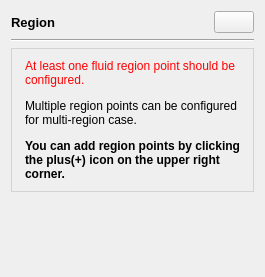
             <widget class="QWidget" name="regionPage">
              <layout class="QVBoxLayout" name="verticalLayout_26">
               <item>
                <widget class="QWidget" name="widget_33" native="true">
                 <layout class="QHBoxLayout" name="horizontalLayout_18">
                  <property name="leftMargin">
                   <number>0</number>
                  </property>
                  <property name="topMargin">
                   <number>0</number>
                  </property>
                  <property name="rightMargin">
                   <number>0</number>
                  </property>
                  <property name="bottomMargin">
                   <number>0</number>
                  </property>
                  <item>
                   <widget class="QLabel" name="label_38">
                    <property name="sizePolicy">
                     <sizepolicy hsizetype="Expanding" vsizetype="Preferred">
                      <horstretch>0</horstretch>
                      <verstretch>0</verstretch>
                     </sizepolicy>
                    </property>
                    <property name="font">
                     <font>
                      <pointsize>10</pointsize>
                      <bold>true</bold>
                     </font>
                    </property>
                    <property name="text">
                     <string>Region</string>
                    </property>
                   </widget>
                  </item>
                  <item>
                   <widget class="FlatPushButton" name="regionAdd">
                    <property name="text">
                     <string/>
                    </property>
                    <property name="icon">
                     <iconset resource="../../../resource.qrc">
                      <normaloff>:/icons/add-circle-outline.svg</normaloff>:/icons/add-circle-outline.svg</iconset>
                    </property>
                   </widget>
                  </item>
                 </layout>
                </widget>
               </item>
               <item>
                <widget class="Line" name="line_12">
                 <property name="orientation">
                  <enum>Qt::Horizontal</enum>
                 </property>
                </widget>
               </item>
               <item>
                <widget class="QLabel" name="regionEmptyMessage">
                 <property name="styleSheet">
                  <string notr="true">padding: 10px; border: 1px solid LightGrey</string>
                 </property>
                 <property name="frameShape">
                  <enum>QFrame::NoFrame</enum>
                 </property>
                 <property name="text">
                  <string>&lt;html&gt;&lt;head/&gt;&lt;body&gt;&lt;p style=&quot; color:#ff0000;&quot;&gt;At least one fluid region point should be configured.&lt;/p&gt;&lt;p&gt;Multiple region points can be configured for multi-region case.&lt;/p&gt;&lt;p style=&quot; font-weight: bold;&quot;&gt;You can add region points by clicking the plus(+) icon on the upper right corner.&lt;/p&gt;&lt;/body&gt;&lt;/html&gt;</string>
                 </property>
                 <property name="wordWrap">
                  <bool>true</bool>
                 </property>
                </widget>
               </item>
               <item>
                <widget class="QScrollArea" name="regionArea">
                 <property name="frameShape">
                  <enum>QFrame::NoFrame</enum>
                 </property>
                 <property name="horizontalScrollBarPolicy">
                  <enum>Qt::ScrollBarAlwaysOff</enum>
                 </property>
                 <property name="widgetResizable">
                  <bool>true</bool>
                 </property>
                 <widget class="QWidget" name="regionList">
                  <property name="geometry">
                   <rect>
                    <x>0</x>
                    <y>0</y>
                    <width>437</width>
                    <height>314</height>
                   </rect>
                  </property>
                 </widget>
                </widget>
               </item>
              </layout>
             </widget>
